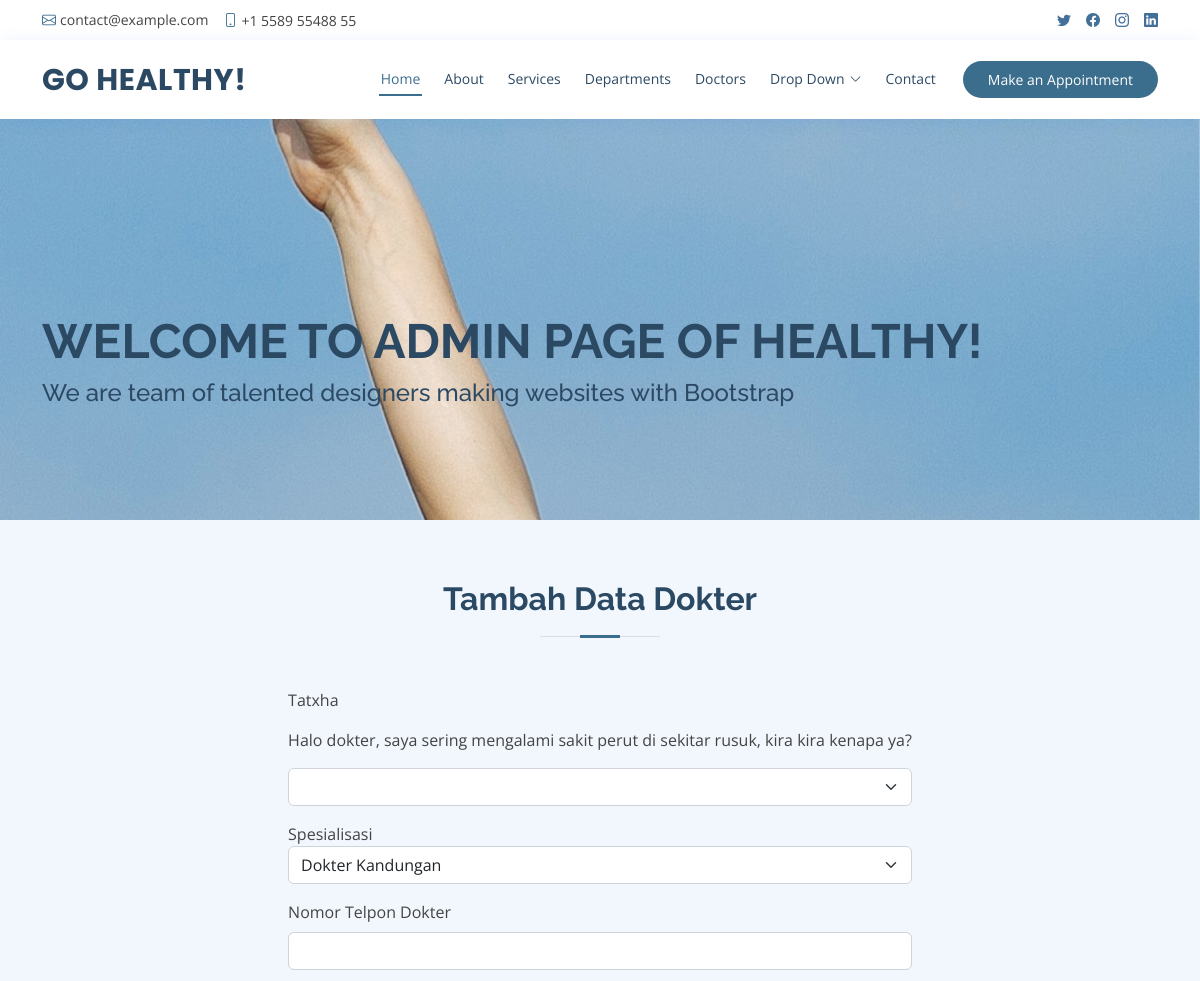
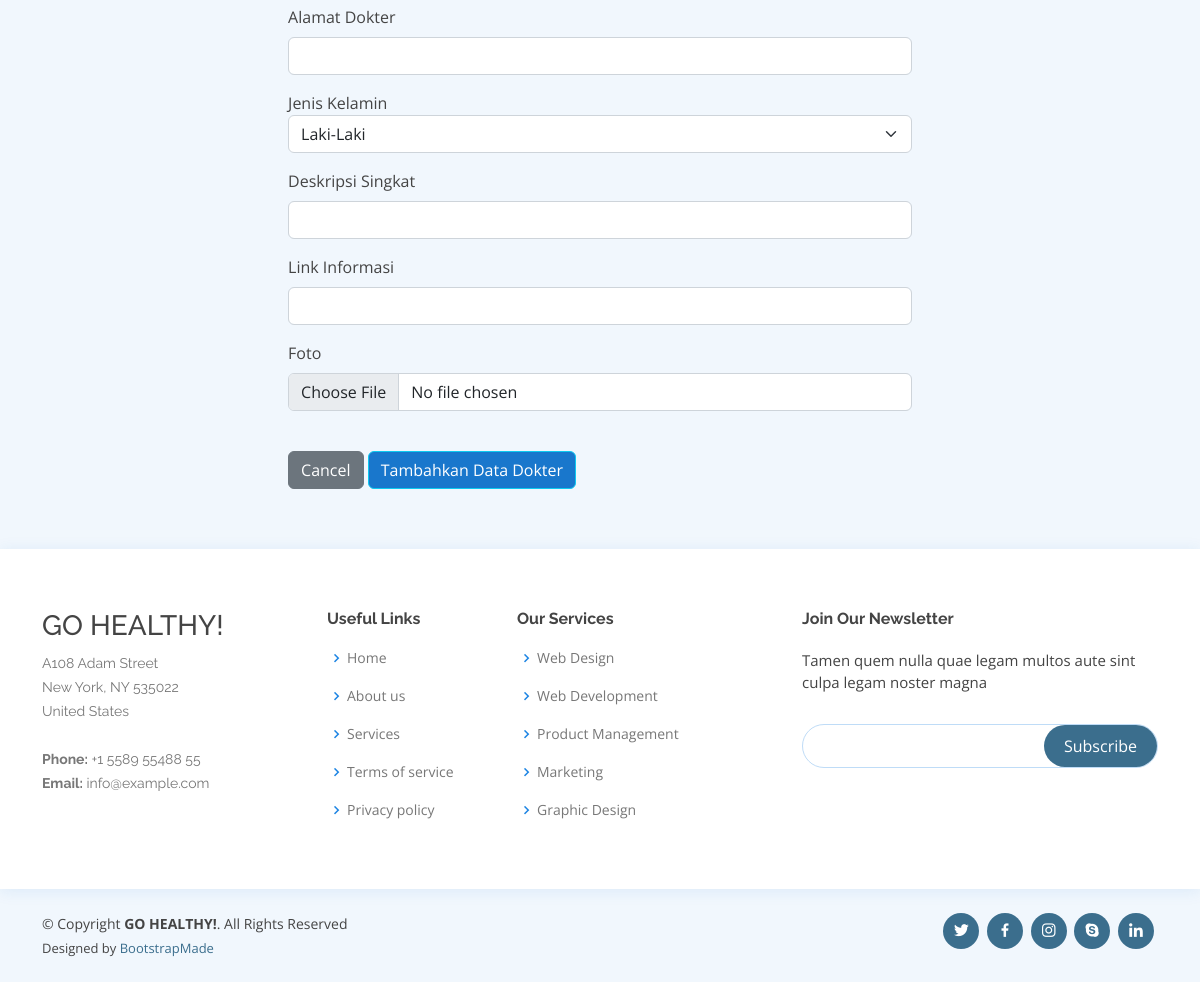
The page /go-healthy/balasan_dokter.php?id_kendala=1 on the database its author committed (2 pictures, top to bottom).
### tables this page shows
CREATE TABLE `t_kendala` (
  `id_kendala` int(11) NOT NULL AUTO_INCREMENT,
  `nama_user` varchar(50) NOT NULL,
  `id_jenis_kelamin_user` int(11) NOT NULL,
  `umur_user` int(11) NOT NULL,
  `email_user` varchar(50) NOT NULL,
  `id_pilih_dokter` int(11) NOT NULL,
  `pilihanbalasan` int(11) NOT NULL,
  `kendala_user` varchar(255) NOT NULL,
  PRIMARY KEY (`id_kendala`),
  KEY `t_user` (`id_jenis_kelamin_user`),
  KEY `pilih_dokter` (`id_pilih_dokter`),
  KEY `balasan` (`pilihanbalasan`),
  CONSTRAINT `balasan` FOREIGN KEY (`pilihanbalasan`) REFERENCES `t_jenis_kendala` (`id_pilihanbalasan`),
  CONSTRAINT `pilih_dokter` FOREIGN KEY (`id_pilih_dokter`) REFERENCES `t_jenis_spesialisasi_dokter` (`id_jenis_spesialisasi_dokter`),
  CONSTRAINT `t_user` FOREIGN KEY (`id_jenis_kelamin_user`) REFERENCES `t_jenis_kelamin` (`id_kelamin`)
);

### go-healthy/function.php (called while the page is built, shortened)
<?php
    include('config.php');
    function balasan_dokter()
    {
        global $conn;
        $id_kendala    = $_GET['id_kendala'];
        $query    = "SELECT * FROM t_kendala WHERE id_kendala = '$id_kendala'";
        $eksekusi = mysqli_fetch_assoc(mysqli_query($conn, $query));
        return $eksekusi;
    }
?>

### go-healthy/balasan_dokter.php (the view, shortened to what this page needs)
<?php
    include('function.php');
    if(isset($_GET['id_kendala'])){
        $id_kendala    = $_GET['id_kendala'];
    }
    else {
        die ("Error. No ID Selected!");
    }
    $t_kendala = balasan_dokter($id_kendala);
?>
<!DOCTYPE html>
<html lang="en">
<head>
  <link href="assets/vendor/fontawesome-free/css/all.min.css" rel="stylesheet">
  <link href="assets/vendor/animate.css/animate.min.css" rel="stylesheet">
  <link href="assets/vendor/bootstrap/css/bootstrap.min.css" rel="stylesheet">
  <link href="assets/vendor/bootstrap-icons/bootstrap-icons.css" rel="stylesheet">
  <link href="assets/vendor/boxicons/css/boxicons.min.css" rel="stylesheet">
  <link href="assets/vendor/glightbox/css/glightbox.min.css" rel="stylesheet">
  <link href="assets/vendor/remixicon/remixicon.css" rel="stylesheet">
  <link href="assets/vendor/swiper/swiper-bundle.min.css" rel="stylesheet">
  <link href="assets/css/style.css" rel="stylesheet">
</head>
<body>
  <div id="topbar" class="d-flex align-items-center fixed-top">
    <div class="container d-flex justify-content-between">
      <div class="contact-info d-flex align-items-center">
        <i class="bi bi-envelope"></i> <a href="mailto:contact@example.com">contact@example.com</a>
        <i class="bi bi-phone"></i> +1 5589 55488 55
      </div>
      <div class="d-none d-lg-flex social-links align-items-center">
        <a href="#" class="twitter"><i class="bi bi-twitter"></i></a>
        <a href="#" class="facebook"><i class="bi bi-facebook"></i></a>
        <a href="#" class="instagram"><i class="bi bi-instagram"></i></a>
        <a href="#" class="linkedin"><i class="bi bi-linkedin"></i></i></a>
      </div>
    </div>
  </div>
  <header id="header" class="fixed-top">
    <div class="container d-flex align-items-center">
      <h1 class="logo me-auto"><a href="index.html">GO HEALTHY!</a></h1>
      <nav id="navbar" class="navbar order-last order-lg-0">
        <ul>
          <li><a class="nav-link scrollto active" href="#hero">Home</a></li>
          <li><a class="nav-link scrollto" href="#about">About</a></li>
          <li><a class="nav-link scrollto" href="#services">Services</a></li>
          <li><a class="nav-link scrollto" href="#departments">Departments</a></li>
          <li><a class="nav-link scrollto" href="#doctors">Doctors</a></li>
          <li class="dropdown"><a href="#"><span>Drop Down</span> <i class="bi bi-chevron-down"></i></a>
          </li>
          <li><a class="nav-link scrollto" href="#contact">Contact</a></li>
        </ul>
      </nav>
      <a href="#appointment" class="appointment-btn scrollto"><span class="d-none d-md-inline">Make an</span> Appointment</a>
    </div>
  </header>
  <section id="hero" class="d-flex align-items-center">
    <div class="container">
      <h1>Welcome to Admin Page of  HEALTHY!</h1>
      <h2>We are team of talented designers making websites with Bootstrap</h2>
    </div>
  </section>
  <main id="main">
    <section id="faq" class="faq section-bg">
      <div class="container">
        <div class="section-title">
          <h2>Tambah Data Dokter</h2>
        </div>
                  <div class="container" data-aos="fade-up" style="width: fit-content;">
                    <div class="gradient-custom-1 h-100">
                        <div class="mask d-flex align-items-center h-100">
                        <div class="container">
                            <form action="tambah_dokter.php" method="POST" id="form-add" enctype="multipart/form-data">
                                <div class="mb-3">
                                 <p><?=$t_kendala['nama_user']?></p>
                                </div>
                                <div class="mb-3">
                                <p><?=$t_kendala['kendala_user']?></p>
                                </div>
                                <div class="mb-3">
                                    <select class="form-select" aria-label="Category" id="" name="" required>
                                    </select>
                                </div>
                                <div class="mb-3">
                                    <label for="id_spesialisasi_dokter">Spesialisasi</label>
                                    <br>
                                    <select class="form-select" aria-label="Category" id="id_spesialisasi_dokter" name="id_spesialisasi_dokter" required>
                                        <option value="1">Dokter Kandungan</option>
                                    </select>
                                </div>
                                <div class="mb-3">
                                    <label for="notelp_dokter" class="form-label">Nomor Telpon Dokter</label>
                                    <input type="tel" class="form-control" id="notelp_dokter" name="notelp_dokter" required>
                                </div>
                                <div class="mb-3">
                                    <label for="alamat_dokter" class="form-label">Alamat Dokter</label>
                                    <input type="text" class="form-control" id="alamat_dokter" name="alamat_dokter" required>
                                </div>
                                <div class="mb-3">
                                    <label for="id_jenis_kelamin">Jenis Kelamin</label>
                                    <select class="form-select" aria-label="Category" id="id_jenis_kelamin" name="id_jenis_kelamin" required>
                                        <option value="1">Laki-Laki</option>
                                    </select>
                                </div>
                                <div class="mb-3">
                                    <label for="deskripsi_dokter" class="form-label">Deskripsi Singkat</label>
                                    <input type="text" class="form-control" id="deskripsi_dokter" name="deskripsi_dokter" required>
                                </div>
                                <div class="mb-3">
                                    <label for="link_dokter" class="form-label">Link Informasi</label>
                                    <input type="url" class="form-control" id="link_dokter" name="link_dokter" required>
                                </div>
                                <div class="mb-3">
                                    <label for="foto_dokter" class="form-label">Foto</label>
                                    <input class="form-control" type="file" id="foto_dokter" name="foto_dokter" required>
                                </div><br>
                                <a href="data_dokter.php"><button type="button" class="btn btn-secondary" data-bs-dismiss="modal">Cancel</button></a>
                                <button type="submit" class="btn btn-info text-white" style="background-color: #1977cc;" name="btn-add" id="btn-add" form="form-add">Tambahkan Data Dokter</button>
                            </form>
                            </div>
                        </div>
                        </div>
                    </div>
                  </div>
    </section>
  </main>
  <footer id="footer">
    <div class="footer-top">
      <div class="container">
        <div class="row">
          <div class="col-lg-3 col-md-6 footer-contact">
            <h3>GO HEALTHY!</h3>
            <p>
              A108 Adam Street <br>
              New York, NY 535022<br>
              United States <br><br>
              <strong>Phone:</strong> +1 5589 55488 55<br>
              <strong>Email:</strong> info@example.com<br>
            </p>
          </div>
          <div class="col-lg-2 col-md-6 footer-links">
            <h4>Useful Links</h4>
            <ul>
              <li><i class="bx bx-chevron-right"></i> <a href="#">Home</a></li>
              <li><i class="bx bx-chevron-right"></i> <a href="#">About us</a></li>
              <li><i class="bx bx-chevron-right"></i> <a href="#">Services</a></li>
              <li><i class="bx bx-chevron-right"></i> <a href="#">Terms of service</a></li>
              <li><i class="bx bx-chevron-right"></i> <a href="#">Privacy policy</a></li>
            </ul>
          </div>
          <div class="col-lg-3 col-md-6 footer-links">
            <h4>Our Services</h4>
            <ul>
              <li><i class="bx bx-chevron-right"></i> <a href="#">Web Design</a></li>
              <li><i class="bx bx-chevron-right"></i> <a href="#">Web Development</a></li>
              <li><i class="bx bx-chevron-right"></i> <a href="#">Product Management</a></li>
              <li><i class="bx bx-chevron-right"></i> <a href="#">Marketing</a></li>
              <li><i class="bx bx-chevron-right"></i> <a href="#">Graphic Design</a></li>
            </ul>
          </div>
          <div class="col-lg-4 col-md-6 footer-newsletter">
            <h4>Join Our Newsletter</h4>
            <p>Tamen quem nulla quae legam multos aute sint culpa legam noster magna</p>
            <form action="" method="post">
              <input type="email" name="email"><input type="submit" value="Subscribe">
            </form>
          </div>
        </div>
      </div>
    </div>
    <div class="container d-md-flex py-4">
      <div class="me-md-auto text-center text-md-start">
        <div class="copyright">
          &copy; Copyright <strong><span>GO HEALTHY!</span></strong>. All Rights Reserved
        </div>
        <div class="credits">
          Designed by <a href="https://bootstrapmade.com/">BootstrapMade</a>
        </div>
      </div>
      <div class="social-links text-center text-md-right pt-3 pt-md-0">
        <a href="#" class="twitter"><i class="bx bxl-twitter"></i></a>
        <a href="#" class="facebook"><i class="bx bxl-facebook"></i></a>
        <a href="#" class="instagram"><i class="bx bxl-instagram"></i></a>
        <a href="#" class="google-plus"><i class="bx bxl-skype"></i></a>
        <a href="#" class="linkedin"><i class="bx bxl-linkedin"></i></a>
      </div>
    </div>
  </footer>
</body>
</html>

### rows shown on the page
t_kendala: nama_user "Tatxha", kendala_user "Halo dokter, saya sering mengalami sakit perut di sekitar rusuk, kira kira kenapa ya?"
